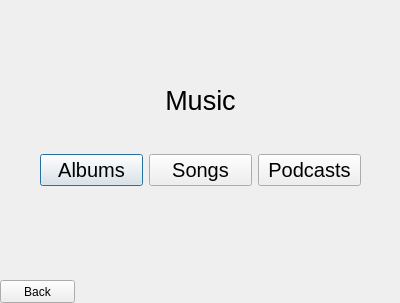
<?xml version="1.0" encoding="UTF-8"?>
<ui version="4.0">
 <class>Music_Menu</class>
 <widget class="QDialog" name="Music_Menu">
  <property name="geometry">
   <rect>
    <x>0</x>
    <y>0</y>
    <width>400</width>
    <height>303</height>
   </rect>
  </property>
  <property name="windowTitle">
   <string>Music Menu</string>
  </property>
  <widget class="QLabel" name="Music_MainMenuText">
   <property name="geometry">
    <rect>
     <x>0</x>
     <y>90</y>
     <width>401</width>
     <height>20</height>
    </rect>
   </property>
   <property name="font">
    <font>
     <pointsize>20</pointsize>
    </font>
   </property>
   <property name="text">
    <string>Music</string>
   </property>
   <property name="alignment">
    <set>Qt::AlignCenter</set>
   </property>
  </widget>
  <widget class="QWidget" name="horizontalLayoutWidget">
   <property name="geometry">
    <rect>
     <x>40</x>
     <y>120</y>
     <width>321</width>
     <height>101</height>
    </rect>
   </property>
   <layout class="QHBoxLayout" name="horizontalLayout_2">
    <item>
     <widget class="QPushButton" name="Music_AlbumsButton">
      <property name="font">
       <font>
        <pointsize>15</pointsize>
       </font>
      </property>
      <property name="text">
       <string>Albums</string>
      </property>
     </widget>
    </item>
    <item>
     <widget class="QPushButton" name="Music_SongsButton">
      <property name="font">
       <font>
        <pointsize>15</pointsize>
       </font>
      </property>
      <property name="text">
       <string>Songs</string>
      </property>
     </widget>
    </item>
    <item>
     <widget class="QPushButton" name="Music_PodcastsButton">
      <property name="font">
       <font>
        <pointsize>15</pointsize>
       </font>
      </property>
      <property name="text">
       <string>Podcasts</string>
      </property>
     </widget>
    </item>
   </layout>
  </widget>
  <widget class="QPushButton" name="Music_BackButton">
   <property name="geometry">
    <rect>
     <x>0</x>
     <y>280</y>
     <width>75</width>
     <height>23</height>
    </rect>
   </property>
   <property name="text">
    <string>Back</string>
   </property>
  </widget>
  <widget class="QLabel" name="Music_Logo">
   <property name="geometry">
    <rect>
     <x>170</x>
     <y>20</y>
     <width>71</width>
     <height>71</height>
    </rect>
   </property>
   <property name="text">
    <string/>
   </property>
  </widget>
 </widget>
 <resources/>
 <connections>
  <connection>
   <sender>Music_AlbumsButton</sender>
   <signal>clicked()</signal>
   <receiver>Music_Menu</receiver>
   <slot>AlbumsMainButton()</slot>
   <hints>
    <hint type="sourcelabel">
     <x>130</x>
     <y>162</y>
    </hint>
    <hint type="destinationlabel">
     <x>140</x>
     <y>302</y>
    </hint>
   </hints>
  </connection>
  <connection>
   <sender>Music_SongsButton</sender>
   <signal>clicked()</signal>
   <receiver>Music_Menu</receiver>
   <slot>SongsMainButton()</slot>
   <hints>
    <hint type="sourcelabel">
     <x>221</x>
     <y>166</y>
    </hint>
    <hint type="destinationlabel">
     <x>231</x>
     <y>302</y>
    </hint>
   </hints>
  </connection>
  <connection>
   <sender>Music_PodcastsButton</sender>
   <signal>clicked()</signal>
   <receiver>Music_Menu</receiver>
   <slot>PodcastsMainButton()</slot>
   <hints>
    <hint type="sourcelabel">
     <x>315</x>
     <y>163</y>
    </hint>
    <hint type="destinationlabel">
     <x>332</x>
     <y>302</y>
    </hint>
   </hints>
  </connection>
  <connection>
   <sender>Music_BackButton</sender>
   <signal>clicked()</signal>
   <receiver>Music_Menu</receiver>
   <slot>BackButton()</slot>
   <hints>
    <hint type="sourcelabel">
     <x>39</x>
     <y>293</y>
    </hint>
    <hint type="destinationlabel">
     <x>42</x>
     <y>302</y>
    </hint>
   </hints>
  </connection>
 </connections>
 <slots>
  <slot>AlbumsMainButton()</slot>
  <slot>SongsMainButton()</slot>
  <slot>PodcastsMainButton()</slot>
  <slot>BackButton()</slot>
 </slots>
</ui>
